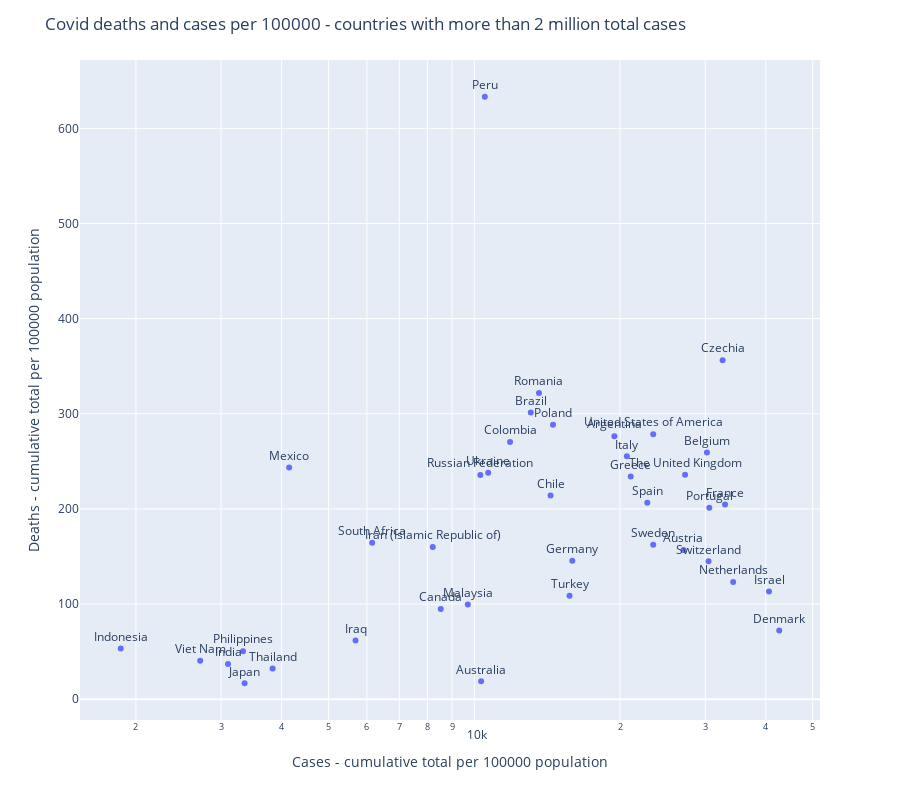

The cell this chart's notebook holds for it:
### Markdown cell above
Now, due to the huge difference in the population size, it's better to draw a similar scattered plot but with data per 100000 population.

### Code cell
fig2 = px.scatter(covid_data_more_than_2m_cases, x="Cases - cumulative total per 100000 population", y="Deaths - cumulative total per 100000 population", text="Name", log_x=True)

fig2.update_traces(textposition='top center')

fig2.update_layout(
    height=800,
    title_text='Covid deaths and cases per 100000 - countries with more than 2 million total cases'
)

fig2.show()

### Figure 1 — Plotly figure (JSON) as saved in the notebook; plotly's stock layout.template omitted (floating-point values rounded to 4 significant figures)
{"data": [{"hovertemplate": "Cases - cumulative total per 100000 population=%{x}<br>Deaths - cumulative total per 100000 population=%{y}<br>Name=%{text}<extra></extra>", "legendgroup": "", "marker": {"color": "#636efa", "symbol": "circle"}, "mode": "markers+text", "name": "", "orientation": "v", "showlegend": false, "text": ["United States of America", "India", "Brazil", "France", "The United Kingdom", "Russian Federation", "Turkey", "Germany", "Italy", "Spain", "Argentina", "Iran (Islamic Republic of)", "Colombia", "Netherlands", "Poland", "Mexico", "Indonesia", "Ukraine", "Japan", "South Africa", "Philippines", "Israel", "Belgium", "Czechia", "Peru", "Canada", "Portugal", "Malaysia", "Chile", "Thailand", "Viet Nam", "Switzerland", "Australia", "Romania", "Denmark", "Sweden", "Austria", "Iraq", "Greece"], "x": [23420.0, 3100.0, 13080.0, 32960.0, 27250.0, 10290.0, 15730.0, 15940.0, 20660.0, 22770.0, 19470.0, 8208.0, 11850.0, 34260.0, 14540.0, 4145.0, 1861.0, 10680.0, 3354.0, 6153.0, 3328.0, 40620.0, 30240.0, 32580.0, 10510.0, 8524.0, 30580.0, 9696.0, 14370.0, 3832.0, 2715.0, 30470.0, 10330.0, 13600.0, 42650.0, 23420.0, 27050.0, 5685.0, 21040.0], "xaxis": "x", "y": [278.5, 37.02, 301.5, 204.8, 236.0, 235.7, 108.7, 145.5, 255.3, 206.4, 276.4, 160.0, 270.4, 123.2, 288.5, 243.6, 53.39, 238.0, 16.76, 164.4, 50.49, 113.2, 259.4, 356.3, 633.2, 94.82, 201.1, 99.61, 214.1, 32.33, 40.35, 144.9, 18.82, 321.7, 72.25, 162.4, 156.8, 61.72, 234.1], "yaxis": "y", "type": "scatter", "textposition": "top center"}], "layout": {"xaxis": {"anchor": "y", "domain": [0.0, 1.0], "title": {"text": "Cases - cumulative total per 100000 population"}, "type": "log"}, "yaxis": {"anchor": "x", "domain": [0.0, 1.0], "title": {"text": "Deaths - cumulative total per 100000 population"}}, "legend": {"tracegroupgap": 0}, "margin": {"t": 60}, "title": {"text": "Covid deaths and cases per 100000 - countries with more than 2 million total cases"}, "height": 800}}
